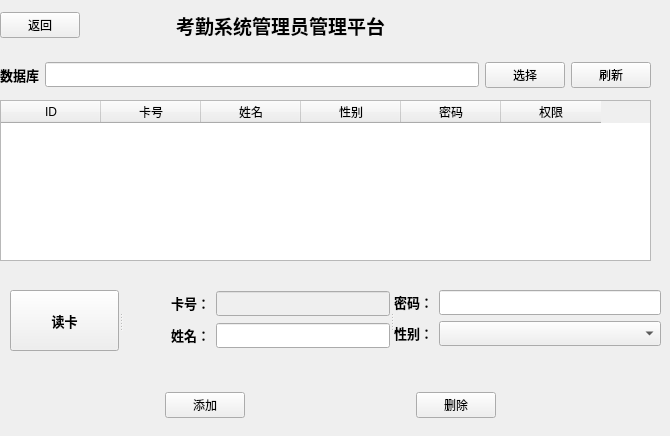
<?xml version="1.0" encoding="UTF-8"?>
<ui version="4.0">
 <class>Adminpage</class>
 <widget class="QWidget" name="Adminpage">
  <property name="geometry">
   <rect>
    <x>0</x>
    <y>0</y>
    <width>670</width>
    <height>436</height>
   </rect>
  </property>
  <property name="windowTitle">
   <string>Form</string>
  </property>
  <widget class="QWidget" name="layoutWidget">
   <property name="geometry">
    <rect>
     <x>0</x>
     <y>390</y>
     <width>661</width>
     <height>30</height>
    </rect>
   </property>
   <layout class="QHBoxLayout" name="Function">
    <item>
     <spacer name="horizontalSpacer_2">
      <property name="orientation">
       <enum>Qt::Horizontal</enum>
      </property>
      <property name="sizeHint" stdset="0">
       <size>
        <width>40</width>
        <height>20</height>
       </size>
      </property>
     </spacer>
    </item>
    <item>
     <widget class="QPushButton" name="pbn_addName">
      <property name="text">
       <string>添加</string>
      </property>
     </widget>
    </item>
    <item>
     <spacer name="horizontalSpacer">
      <property name="orientation">
       <enum>Qt::Horizontal</enum>
      </property>
      <property name="sizeHint" stdset="0">
       <size>
        <width>40</width>
        <height>20</height>
       </size>
      </property>
     </spacer>
    </item>
    <item>
     <widget class="QPushButton" name="ptn_delete">
      <property name="text">
       <string>删除</string>
      </property>
     </widget>
    </item>
    <item>
     <spacer name="horizontalSpacer_3">
      <property name="orientation">
       <enum>Qt::Horizontal</enum>
      </property>
      <property name="sizeHint" stdset="0">
       <size>
        <width>40</width>
        <height>20</height>
       </size>
      </property>
     </spacer>
    </item>
   </layout>
  </widget>
  <widget class="QWidget" name="layoutWidget_5">
   <property name="geometry">
    <rect>
     <x>0</x>
     <y>0</y>
     <width>651</width>
     <height>51</height>
    </rect>
   </property>
   <layout class="QHBoxLayout" name="horizontalLayout_2">
    <item>
     <widget class="QPushButton" name="pbn_back">
      <property name="text">
       <string>返回</string>
      </property>
     </widget>
    </item>
    <item>
     <layout class="QHBoxLayout" name="horizontalLayout">
      <item>
       <spacer name="horizontalSpacer_4">
        <property name="orientation">
         <enum>Qt::Horizontal</enum>
        </property>
        <property name="sizeType">
         <enum>QSizePolicy::Maximum</enum>
        </property>
        <property name="sizeHint" stdset="0">
         <size>
          <width>90</width>
          <height>20</height>
         </size>
        </property>
       </spacer>
      </item>
      <item>
       <widget class="QLabel" name="lb_sysName">
        <property name="text">
         <string>&lt;html&gt;&lt;head/&gt;&lt;body&gt;&lt;p align=&quot;center&quot;&gt;&lt;span style=&quot; font-size:14pt; font-weight:600;&quot;&gt;考勤系统管理员管理平台&lt;/span&gt;&lt;/p&gt;&lt;/body&gt;&lt;/html&gt;</string>
        </property>
       </widget>
      </item>
      <item>
       <spacer name="horizontalSpacer_5">
        <property name="orientation">
         <enum>Qt::Horizontal</enum>
        </property>
        <property name="sizeHint" stdset="0">
         <size>
          <width>40</width>
          <height>20</height>
         </size>
        </property>
       </spacer>
      </item>
     </layout>
    </item>
   </layout>
  </widget>
  <widget class="QTableWidget" name="db_table">
   <property name="geometry">
    <rect>
     <x>0</x>
     <y>100</y>
     <width>651</width>
     <height>161</height>
    </rect>
   </property>
   <property name="editTriggers">
    <set>QAbstractItemView::NoEditTriggers</set>
   </property>
   <property name="selectionMode">
    <enum>QAbstractItemView::SingleSelection</enum>
   </property>
   <property name="selectionBehavior">
    <enum>QAbstractItemView::SelectRows</enum>
   </property>
   <column>
    <property name="text">
     <string>ID</string>
    </property>
   </column>
   <column>
    <property name="text">
     <string>卡号</string>
    </property>
   </column>
   <column>
    <property name="text">
     <string>姓名</string>
    </property>
   </column>
   <column>
    <property name="text">
     <string>性别</string>
    </property>
   </column>
   <column>
    <property name="text">
     <string>密码</string>
    </property>
   </column>
   <column>
    <property name="text">
     <string>权限</string>
    </property>
   </column>
  </widget>
  <widget class="QSplitter" name="splitter">
   <property name="geometry">
    <rect>
     <x>10</x>
     <y>290</y>
     <width>651</width>
     <height>61</height>
    </rect>
   </property>
   <property name="orientation">
    <enum>Qt::Horizontal</enum>
   </property>
   <widget class="QPushButton" name="pbn_start">
    <property name="font">
     <font>
      <pointsize>10</pointsize>
      <weight>75</weight>
      <bold>true</bold>
     </font>
    </property>
    <property name="text">
     <string>读卡</string>
    </property>
   </widget>
   <widget class="QWidget" name="layoutWidget_3">
    <layout class="QGridLayout" name="gridLayout">
     <item row="0" column="0">
      <widget class="QLabel" name="lb_cardID">
       <property name="minimumSize">
        <size>
         <width>0</width>
         <height>25</height>
        </size>
       </property>
       <property name="text">
        <string>&lt;html&gt;&lt;head/&gt;&lt;body&gt;&lt;p align=&quot;right&quot;&gt;&lt;span style=&quot; font-size:10pt; font-weight:600;&quot;&gt;卡号：&lt;/span&gt;&lt;/p&gt;&lt;/body&gt;&lt;/html&gt;</string>
       </property>
      </widget>
     </item>
     <item row="0" column="1" colspan="2">
      <widget class="QLineEdit" name="ted_showNumber">
       <property name="enabled">
        <bool>false</bool>
       </property>
       <property name="minimumSize">
        <size>
         <width>150</width>
         <height>25</height>
        </size>
       </property>
      </widget>
     </item>
     <item row="1" column="0">
      <widget class="QLabel" name="lb_cardName">
       <property name="minimumSize">
        <size>
         <width>0</width>
         <height>25</height>
        </size>
       </property>
       <property name="text">
        <string>&lt;html&gt;&lt;head/&gt;&lt;body&gt;&lt;p align=&quot;right&quot;&gt;&lt;span style=&quot; font-size:10pt; font-weight:600;&quot;&gt;姓名：&lt;/span&gt;&lt;/p&gt;&lt;/body&gt;&lt;/html&gt;</string>
       </property>
      </widget>
     </item>
     <item row="1" column="1" colspan="2">
      <widget class="QLineEdit" name="ted_showName">
       <property name="minimumSize">
        <size>
         <width>150</width>
         <height>25</height>
        </size>
       </property>
      </widget>
     </item>
    </layout>
   </widget>
   <widget class="QWidget" name="layoutWidget_4">
    <layout class="QFormLayout" name="formLayout">
     <item row="0" column="0">
      <widget class="QLabel" name="lb_cardID_2">
       <property name="minimumSize">
        <size>
         <width>0</width>
         <height>25</height>
        </size>
       </property>
       <property name="text">
        <string>&lt;html&gt;&lt;head/&gt;&lt;body&gt;&lt;p align=&quot;right&quot;&gt;&lt;span style=&quot; font-size:10pt; font-weight:600;&quot;&gt;  密码：&lt;/span&gt;&lt;/p&gt;&lt;/body&gt;&lt;/html&gt;</string>
       </property>
      </widget>
     </item>
     <item row="0" column="1">
      <widget class="QLineEdit" name="ted_showPassword">
       <property name="minimumSize">
        <size>
         <width>150</width>
         <height>25</height>
        </size>
       </property>
       <property name="text">
        <string/>
       </property>
      </widget>
     </item>
     <item row="1" column="0">
      <widget class="QLabel" name="lb_cardSex">
       <property name="minimumSize">
        <size>
         <width>0</width>
         <height>25</height>
        </size>
       </property>
       <property name="text">
        <string>&lt;html&gt;&lt;head/&gt;&lt;body&gt;&lt;p align=&quot;right&quot;&gt;&lt;span style=&quot; font-size:10pt; font-weight:600;&quot;&gt;       性别：&lt;/span&gt;&lt;/p&gt;&lt;/body&gt;&lt;/html&gt;</string>
       </property>
      </widget>
     </item>
     <item row="1" column="1">
      <widget class="QComboBox" name="ted_showSex">
       <property name="minimumSize">
        <size>
         <width>150</width>
         <height>25</height>
        </size>
       </property>
       <item>
        <property name="text">
         <string/>
        </property>
       </item>
       <item>
        <property name="text">
         <string>男</string>
        </property>
       </item>
       <item>
        <property name="text">
         <string>女</string>
        </property>
       </item>
      </widget>
     </item>
    </layout>
   </widget>
  </widget>
  <widget class="QWidget" name="layoutWidget_2">
   <property name="geometry">
    <rect>
     <x>0</x>
     <y>60</y>
     <width>651</width>
     <height>30</height>
    </rect>
   </property>
   <layout class="QHBoxLayout" name="db_select">
    <item>
     <widget class="QLabel" name="lb_db">
      <property name="text">
       <string>&lt;html&gt;&lt;head/&gt;&lt;body&gt;&lt;p&gt;&lt;span style=&quot; font-size:10pt; font-weight:600;&quot;&gt;数据库&lt;/span&gt;&lt;/p&gt;&lt;/body&gt;&lt;/html&gt;</string>
      </property>
     </widget>
    </item>
    <item>
     <widget class="QLineEdit" name="ted_dbpath">
      <property name="minimumSize">
       <size>
        <width>0</width>
        <height>25</height>
       </size>
      </property>
      <property name="readOnly">
       <bool>true</bool>
      </property>
     </widget>
    </item>
    <item>
     <widget class="QPushButton" name="btn_dbselect">
      <property name="text">
       <string>选择</string>
      </property>
     </widget>
    </item>
    <item>
     <widget class="QPushButton" name="btn_dbrefresh">
      <property name="text">
       <string>刷新</string>
      </property>
     </widget>
    </item>
   </layout>
  </widget>
 </widget>
 <resources/>
 <connections/>
</ui>
